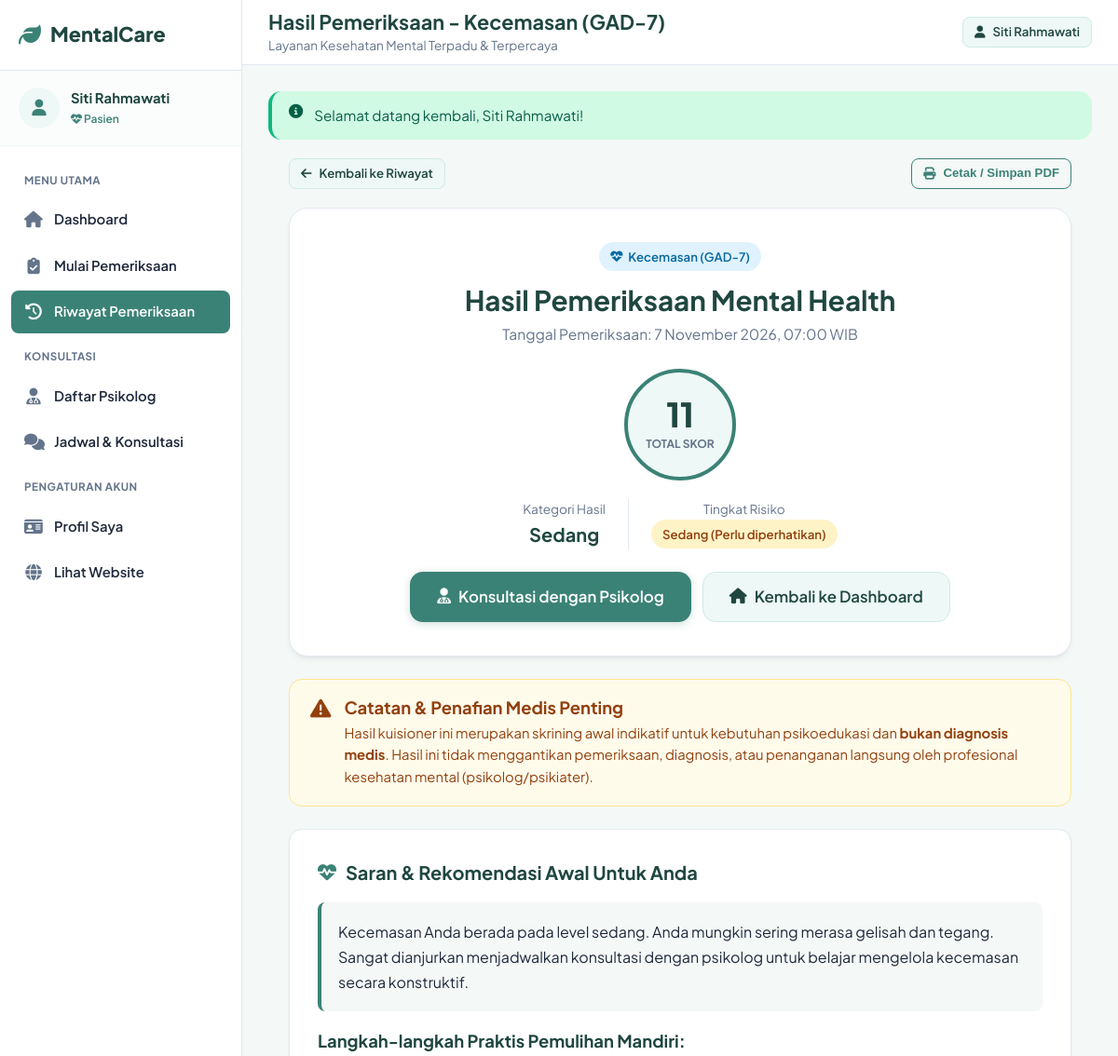
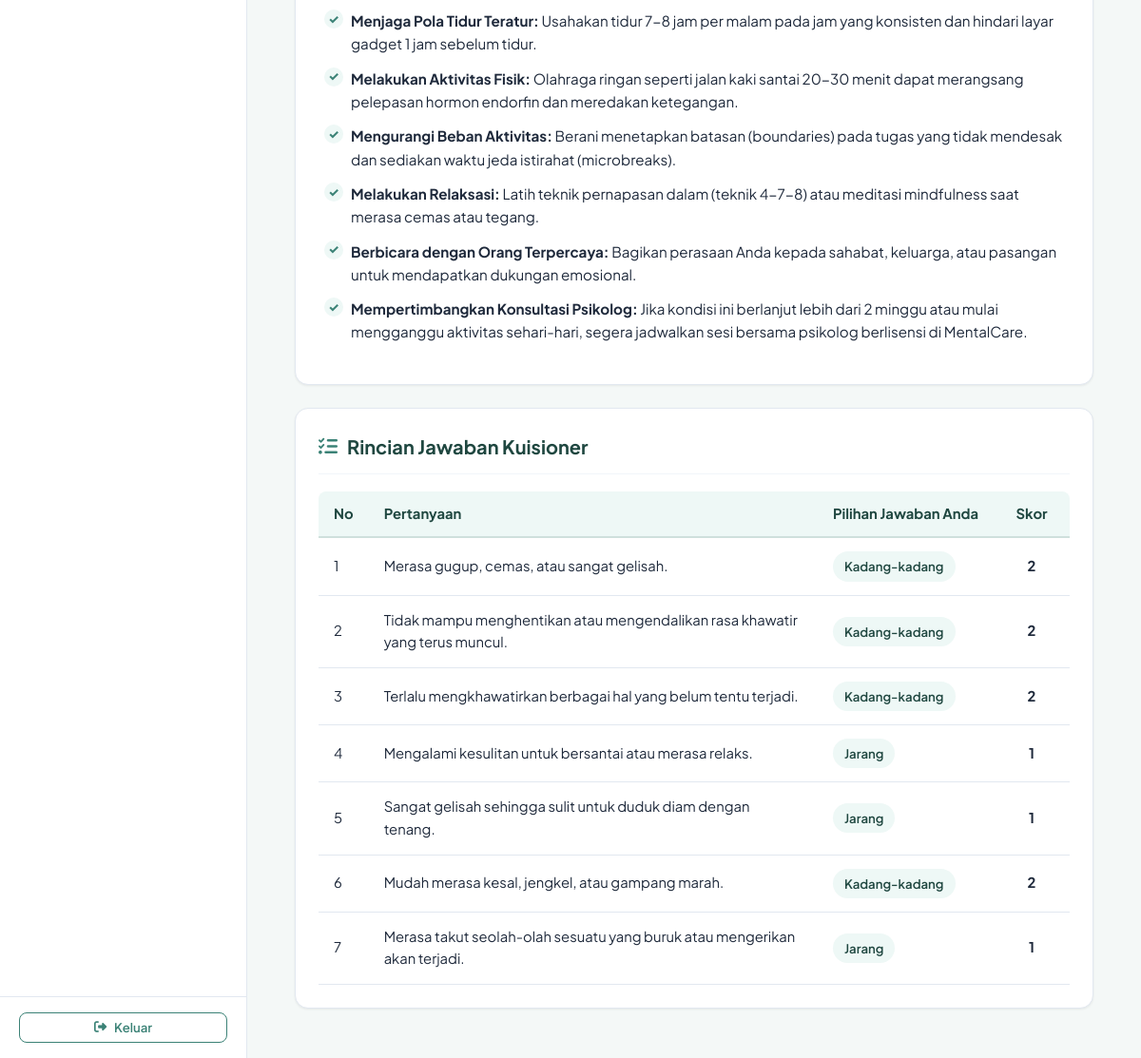
Screenshot of /pasien/hasil.php?id=2 (signed in) with the database file from the repository (2 pictures, top to bottom).
### tables this page shows
CREATE TABLE pemeriksaan (
  id INT AUTO_INCREMENT PRIMARY KEY,
  pasien_id INT NOT NULL,
  kategori_id INT NOT NULL,
  total_skor INT NOT NULL,
  kategori_hasil VARCHAR(80) NOT NULL,
  tingkat_risiko VARCHAR(80) NOT NULL,
  rekomendasi TEXT NOT NULL,
  ada_item_kritis TINYINT(1) NOT NULL DEFAULT 0,
  tanggal_pemeriksaan DATETIME NOT NULL DEFAULT CURRENT_TIMESTAMP,
  created_at TIMESTAMP DEFAULT CURRENT_TIMESTAMP,
  FOREIGN KEY (pasien_id) REFERENCES users(id) ON DELETE CASCADE,
  FOREIGN KEY (kategori_id) REFERENCES kategori_assessment(id) ON DELETE CASCADE
);

CREATE TABLE kategori_assessment (
  id INT AUTO_INCREMENT PRIMARY KEY,
  nama VARCHAR(100) NOT NULL,
  kode VARCHAR(40) NOT NULL UNIQUE,
  deskripsi TEXT NOT NULL,
  instruksi TEXT NULL,
  icon VARCHAR(50) DEFAULT 'fa-brain',
  status ENUM('aktif', 'nonaktif') NOT NULL DEFAULT 'aktif',
  created_at TIMESTAMP DEFAULT CURRENT_TIMESTAMP
);

CREATE TABLE jawaban_pemeriksaan (
  id INT AUTO_INCREMENT PRIMARY KEY,
  pemeriksaan_id INT NOT NULL,
  pertanyaan_id INT NOT NULL,
  pilihan_id INT NULL,
  jawaban_teks VARCHAR(150) NULL,
  skor INT NOT NULL DEFAULT 0,
  FOREIGN KEY (pemeriksaan_id) REFERENCES pemeriksaan(id) ON DELETE CASCADE,
  FOREIGN KEY (pertanyaan_id) REFERENCES pertanyaan(id) ON DELETE CASCADE
);

CREATE TABLE pertanyaan (
  id INT AUTO_INCREMENT PRIMARY KEY,
  kategori_id INT NOT NULL,
  pertanyaan TEXT NOT NULL,
  urutan INT NOT NULL DEFAULT 1,
  kritis TINYINT(1) NOT NULL DEFAULT 0 COMMENT '1 jika indikator risiko tinggi/self-harm',
  status ENUM('aktif', 'nonaktif') NOT NULL DEFAULT 'aktif',
  created_at TIMESTAMP DEFAULT CURRENT_TIMESTAMP,
  FOREIGN KEY (kategori_id) REFERENCES kategori_assessment(id) ON DELETE CASCADE
);

### pasien/hasil.php (the view, shortened to what this page needs)
<?php
require_once __DIR__ . '/../config/config.php';
$u = require_login(['pasien']);
$id = (int)($_GET['id'] ?? 0);
$stmt = db()->prepare('
    SELECT p.*, k.nama as nama_kategori, k.deskripsi as deskripsi_kategori, k.icon
    FROM pemeriksaan p
    JOIN kategori_assessment k ON k.id = p.kategori_id
    WHERE p.id = ? AND p.pasien_id = ?
');
$stmt->execute([$id, $u['id']]);
$exam = $stmt->fetch();
$stmtAns = db()->prepare('
    SELECT j.*, q.pertanyaan, q.urutan
    FROM jawaban_pemeriksaan j
    JOIN pertanyaan q ON q.id = j.pertanyaan_id
    WHERE j.pemeriksaan_id = ?
    ORDER BY q.urutan ASC
');
$stmtAns->execute([$id]);
$answers = $stmtAns->fetchAll();
$pageTitle = 'Hasil Pemeriksaan - ' . $exam['nama_kategori'];
$activeMenu = 'riwayat';
require __DIR__ . '/../includes/sidebar_pasien.php';
?>
<div class="assessment-container">
  <div style="display: flex; justify-content: space-between; align-items: center; margin-bottom: 20px; flex-wrap: wrap; gap: 10px;">
    <a href="<?= url('pasien/riwayat.php') ?>" class="btn btn-light btn-sm btn-no-print">
      <i class="fa-solid fa-arrow-left"></i> Kembali ke Riwayat
    </a>
    <div class="btn-no-print">
      <button onclick="window.print()" class="btn btn-outline btn-sm">
        <i class="fa-solid fa-print"></i> Cetak / Simpan PDF
      </button>
    </div>
  </div>
  <div class="result-hero-card">
    <span class="badge badge-info" style="margin-bottom: 12px;">
      <i class="fa-solid <?= e($exam['icon'] ?: 'fa-brain') ?>"></i> <?= e($exam['nama_kategori']) ?>
    </span>
    <h2 style="font-size: 1.85rem; margin-bottom: 6px;">Hasil Pemeriksaan Mental Health</h2>
    <p class="muted" style="margin-bottom: 24px;">
      Tanggal Pemeriksaan: <?= format_tanggal($exam['tanggal_pemeriksaan'], true) ?>
    </p>
    <div class="result-score-circle">
      <span class="result-score-number"><?= (int)$exam['total_skor'] ?></span>
      <span class="result-score-label">Total Skor</span>
    </div>
    <div style="display: flex; justify-content: center; gap: 24px; margin-bottom: 20px; flex-wrap: wrap;">
      <div>
        <span class="muted" style="font-size: 0.85rem; display: block;">Kategori Hasil</span>
        <strong style="font-size: 1.25rem; color: var(--primary-dark);"><?= e($exam['kategori_hasil']) ?></strong>
      </div>
      <div style="border-left: 1px solid var(--border-color); padding-left: 24px;">
        <span class="muted" style="font-size: 0.85rem; display: block;">Tingkat Risiko</span>
        <div><?= badge_risiko($exam['kategori_hasil'], $exam['tingkat_risiko']) ?></div>
      </div>
    </div>
    <div class="btn-no-print" style="display: flex; justify-content: center; gap: 12px; margin-top: 24px; flex-wrap: wrap;">
      <a href="<?= url('pasien/psikolog.php') ?>" class="btn btn-primary btn-lg">
        <i class="fa-solid fa-user-doctor"></i> Konsultasi dengan Psikolog
      </a>
      <a href="<?= url('pasien/index.php') ?>" class="btn btn-light btn-lg">
        <i class="fa-solid fa-house"></i> Kembali ke Dashboard
      </a>
    </div>
  </div>
  <div class="disclaimer-card">
    <i class="fa-solid fa-triangle-exclamation"></i>
    <div>
      <h4 style="margin-bottom: 4px; color: #92400e;">Catatan & Penafian Medis Penting</h4>
      <p style="margin: 0; font-size: 0.925rem;">
        Hasil kuisioner ini merupakan skrining awal indikatif untuk kebutuhan psikoedukasi dan <strong>bukan diagnosis medis</strong>. Hasil ini tidak menggantikan pemeriksaan, diagnosis, atau penanganan langsung oleh profesional kesehatan mental (psikolog/psikiater).
      </p>
    </div>
  </div>
  <div class="card" style="padding: 30px;">
    <div class="card-title" style="margin-bottom: 16px;">
      <i class="fa-solid fa-heart-pulse text-primary"></i> Saran & Rekomendasi Awal Untuk Anda
    </div>
    <div style="background: var(--bg-body); padding: 18px; border-radius: var(--radius-sm); border-left: 4px solid var(--primary); margin-bottom: 20px;">
      <p style="font-size: 1rem; color: var(--text-main); margin: 0; line-height: 1.7;">
        <?= nl2br(e($exam['rekomendasi'])) ?>
      </p>
    </div>
    <h4 style="margin-bottom: 12px; color: var(--primary-dark);">Langkah-langkah Praktis Pemulihan Mandiri:</h4>
    <ul class="recommendations-list">
      <li><strong>Menjaga Pola Tidur Teratur:</strong> Usahakan tidur 7-8 jam per malam pada jam yang konsisten dan hindari layar gadget 1 jam sebelum tidur.</li>
      <li><strong>Melakukan Aktivitas Fisik:</strong> Olahraga ringan seperti jalan kaki santai 20-30 menit dapat merangsang pelepasan hormon endorfin dan meredakan ketegangan.</li>
      <li><strong>Mengurangi Beban Aktivitas:</strong> Berani menetapkan batasan (boundaries) pada tugas yang tidak mendesak dan sediakan waktu jeda istirahat (microbreaks).</li>
      <li><strong>Melakukan Relaksasi:</strong> Latih teknik pernapasan dalam (teknik 4-7-8) atau meditasi mindfulness saat merasa cemas atau tegang.</li>
      <li><strong>Berbicara dengan Orang Terpercaya:</strong> Bagikan perasaan Anda kepada sahabat, keluarga, atau pasangan untuk mendapatkan dukungan emosional.</li>
      <li><strong>Mempertimbangkan Konsultasi Psikolog:</strong> Jika kondisi ini berlanjut lebih dari 2 minggu atau mulai mengganggu aktivitas sehari-hari, segera jadwalkan sesi bersama psikolog berlisensi di MentalCare.</li>
    </ul>
  </div>
  <?php if (!empty($answers)): ?>
    <div class="card">
      <div class="card-header">
        <div class="card-title">
          <i class="fa-solid fa-list-check text-primary"></i> Rincian Jawaban Kuisioner
        </div>
      </div>
      <div class="table-responsive">
        <table class="table">
          <thead>
            <tr>
              <th style="width: 50px;">No</th>
              <th>Pertanyaan</th>
              <th>Pilihan Jawaban Anda</th>
              <th style="width: 80px; text-align: center;">Skor</th>
            </tr>
          </thead>
          <tbody>
            <?php foreach ($answers as $idx => $ans): ?>
              <tr>
                <td><?= $idx + 1 ?></td>
                <td><?= e($ans['pertanyaan']) ?></td>
                <td><span class="badge badge-light" style="background:#eef8f6; color:var(--primary-dark); font-weight:600;"><?= e($ans['jawaban_teks']) ?></span></td>
                <td style="text-align: center; font-weight: 700;"><?= (int)$ans['skor'] ?></td>
              </tr>
            <?php endforeach; ?>
          </tbody>
        </table>
      </div>
    </div>
  <?php endif; ?>
</div>
<?php require __DIR__ . '/../includes/dashboard_footer.php'; ?>

### includes/sidebar_pasien.php (shortened to what this page needs)
<?php
require_once __DIR__ . '/../config/config.php';
$u = require_login(['pasien']);
$pageTitle = $pageTitle ?? 'Dashboard Pasien';
$activeMenu = $activeMenu ?? 'dashboard';
?>
<!DOCTYPE html>
<html lang="id">
<head>
  <link rel="stylesheet" href="https://cdnjs.cloudflare.com/ajax/libs/font-awesome/6.5.1/css/all.min.css">
  <link rel="stylesheet" href="<?= url('assets/css/style.css') ?>">
</head>
<body>
<div class="app-layout">
  <aside class="app-sidebar">
    <div class="sidebar-brand">
      <a href="<?= url('index.php') ?>" class="brand-logo">
        <i class="fa-solid fa-leaf"></i>
        <span><?= APP_NAME ?></span>
      </a>
    </div>
    <div class="sidebar-user">
      <div class="user-avatar">
        <i class="fa-solid fa-user"></i>
      </div>
      <div class="user-info">
        <div class="name"><?= e($u['nama']) ?></div>
        <div class="role-badge"><i class="fa-solid fa-heart-pulse"></i> Pasien</div>
      </div>
    </div>
    <ul class="sidebar-nav">
      <li class="sidebar-nav-title">Menu Utama</li>
      <li>
        <a href="<?= url('pasien/index.php') ?>" class="<?= $activeMenu === 'dashboard' ? 'active' : '' ?>">
          <i class="fa-solid fa-house"></i>
          <span>Dashboard</span>
        </a>
      </li>
      <li>
        <a href="<?= url('pasien/assessment.php') ?>" class="<?= $activeMenu === 'assessment' ? 'active' : '' ?>">
          <i class="fa-solid fa-clipboard-check"></i>
          <span>Mulai Pemeriksaan</span>
        </a>
      </li>
      <li>
        <a href="<?= url('pasien/riwayat.php') ?>" class="<?= $activeMenu === 'riwayat' ? 'active' : '' ?>">
          <i class="fa-solid fa-clock-rotate-left"></i>
          <span>Riwayat Pemeriksaan</span>
        </a>
      </li>
      <li class="sidebar-nav-title">Konsultasi</li>
      <li>
        <a href="<?= url('pasien/psikolog.php') ?>" class="<?= $activeMenu === 'psikolog' ? 'active' : '' ?>">
          <i class="fa-solid fa-user-doctor"></i>
          <span>Daftar Psikolog</span>
        </a>
      </li>
      <li>
        <a href="<?= url('pasien/konsultasi_riwayat.php') ?>" class="<?= $activeMenu === 'konsultasi' ? 'active' : '' ?>">
          <i class="fa-solid fa-comments"></i>
          <span>Jadwal & Konsultasi</span>
        </a>
      </li>
      <li class="sidebar-nav-title">Pengaturan Akun</li>
      <li>
        <a href="<?= url('pasien/profil.php') ?>" class="<?= $activeMenu === 'profil' ? 'active' : '' ?>">
          <i class="fa-solid fa-id-card"></i>
          <span>Profil Saya</span>
        </a>
      </li>
      <li>
        <a href="<?= url('index.php') ?>">
          <i class="fa-solid fa-globe"></i>
          <span>Lihat Website</span>
        </a>
      </li>
    </ul>
    <div class="sidebar-footer">
      <a href="<?= url('logout.php') ?>" class="btn btn-outline btn-block btn-sm">
        <i class="fa-solid fa-right-from-bracket"></i> Keluar
      </a>
    </div>
  </aside>
  <div class="app-main">
    <header class="app-topbar">
      <div class="app-topbar-left">
        <div class="page-header-title">
          <h2><?= e($pageTitle) ?></h2>
          <p><?= APP_TAGLINE ?></p>
        </div>
      </div>
      <div class="app-topbar-right">
        <a href="<?= url('pasien/profil.php') ?>" class="btn btn-light btn-sm">
          <i class="fa-solid fa-user"></i> <?= e($u['nama']) ?>
        </a>
      </div>
    </header>
    <div class="app-body">
      <?php if ($flash = flash()): ?>
        <div class="alert alert-<?= $flash['type'] === 'error' ? 'danger' : e($flash['type']) ?>">
          <i class="fa-solid fa-circle-info"></i>
          <div><?= e($flash['message']) ?></div>
        </div>
      <?php endif; ?>

### config/config.php (shortened to what this page needs)
<?php
function db(): PDO {
    static $pdo = null;
    if ($pdo === null) {
        $dsn = 'mysql:host=' . DB_HOST . ';dbname=' . DB_NAME . ';charset=utf8mb4';
        $options = [
            PDO::ATTR_ERRMODE => PDO::ERRMODE_EXCEPTION,
            PDO::ATTR_DEFAULT_FETCH_MODE => PDO::FETCH_ASSOC,
            PDO::ATTR_EMULATE_PREPARES => false,
            PDO::MYSQL_ATTR_INIT_COMMAND => "SET NAMES utf8mb4 COLLATE utf8mb4_unicode_ci"
        ];
        $pdo = new PDO($dsn, DB_USER, DB_PASS, $options);
    }
    return $pdo;
}
function e($str): string {
    return htmlspecialchars((string)($str ?? ''), ENT_QUOTES, 'UTF-8');
}
function url(string $path = ''): string {
    $cleanPath = ltrim($path, '/');
    return BASE_URL . ($cleanPath ? '/' . $cleanPath : '');
}
function flash(?string $message = null, string $type = 'success'): ?array {
    if (isset($_SESSION['flash_notification'])) {
        $data = $_SESSION['flash_notification'];
        return $data;
    }
    return null;
}
function current_user(): ?array {
    return $_SESSION['user'] ?? null;
}
function require_login(array $roles = []): array {
    $u = current_user();
    return $u;
}
function format_tanggal(?string $date, bool $includeTime = false): string {
    $timestamp = strtotime($date);
    $bulan = [
        1 => 'Januari', 'Februari', 'Maret', 'April', 'Mei', 'Juni',
        'Juli', 'Agustus', 'September', 'Oktober', 'November', 'Desember'
    ];
    $d = date('j', $timestamp);
    $m = $bulan[(int)date('n', $timestamp)];
    $y = date('Y', $timestamp);
    $formatted = "$d $m $y";
    if ($includeTime) {
        $formatted .= ', ' . date('H:i', $timestamp) . ' WIB';
    }
    return $formatted;
}
function badge_risiko(string $kategori, string $tingkat_risiko = ''): string {
    $k = strtolower($kategori);
    $r = strtolower($tingkat_risiko);
    $badgeClass = 'badge-success';
    if (strpos($k, 'tinggi') !== false || strpos($r, 'tinggi') !== false || strpos($k, 'berat') !== false) {
        $badgeClass = 'badge-danger';
    } elseif (strpos($k, 'sedang') !== false || strpos($r, 'perlu') !== false || strpos($r, 'sedang') !== false) {
        $badgeClass = 'badge-warning';
    } elseif (strpos($k, 'ringan') !== false) {
        $badgeClass = 'badge-info';
    }
    $text = e($kategori);
    if ($tingkat_risiko && $tingkat_risiko !== $kategori) {
        $text .= ' (' . e($tingkat_risiko) . ')';
    }
    return '<span class="badge ' . $badgeClass . '">' . $text . '</span>';
}

### rows the page displays
pemeriksaan: kategori.nama "Hasil Pemeriksaan - Kecemasan (GAD-7)", kategori.nama "Kecemasan (GAD-7)", tanggal_pemeriksaan "7 November 2026, 07:00 WIB", total_skor "11", kategori_hasil "Sedang", text "Sedang (Perlu diperhatikan)", rekomendasi "Kecemasan Anda berada pada level sedang. Anda mungkin sering merasa gelisah dan tegang. Sangat dianjurkan menjadwalkan konsultasi dengan psikolog untuk belajar mengelola kecemasan secara konstruktif."
jawaban_pemeriksaan: pertanyaan.pertanyaan "Merasa gugup, cemas, atau sangat gelisah.", jawaban_teks "Kadang-kadang", skor "2"
jawaban_pemeriksaan: pertanyaan.pertanyaan "Tidak mampu menghentikan atau mengendalikan rasa khawatir yang terus muncul.", jawaban_teks "Kadang-kadang", skor "2"
jawaban_pemeriksaan: pertanyaan.pertanyaan "Terlalu mengkhawatirkan berbagai hal yang belum tentu terjadi.", jawaban_teks "Kadang-kadang", skor "2"
jawaban_pemeriksaan: pertanyaan.pertanyaan "Mengalami kesulitan untuk bersantai atau merasa relaks.", jawaban_teks "Jarang", skor "1"
jawaban_pemeriksaan: pertanyaan.pertanyaan "Sangat gelisah sehingga sulit untuk duduk diam dengan tenang.", jawaban_teks "Jarang", skor "1"
jawaban_pemeriksaan: pertanyaan.pertanyaan "Mudah merasa kesal, jengkel, atau gampang marah.", jawaban_teks "Kadang-kadang", skor "2"
jawaban_pemeriksaan: pertanyaan.pertanyaan "Merasa takut seolah-olah sesuatu yang buruk atau mengerikan akan terjadi.", jawaban_teks "Jarang", skor "1"

### other values shown
APP_NAME "MentalCare"
$u['nama'] "Siti Rahmawati"
APP_TAGLINE "Layanan Kesehatan Mental Terpadu & Terpercaya"
$flash['message'] "Selamat datang kembali, Siti Rahmawati!"
